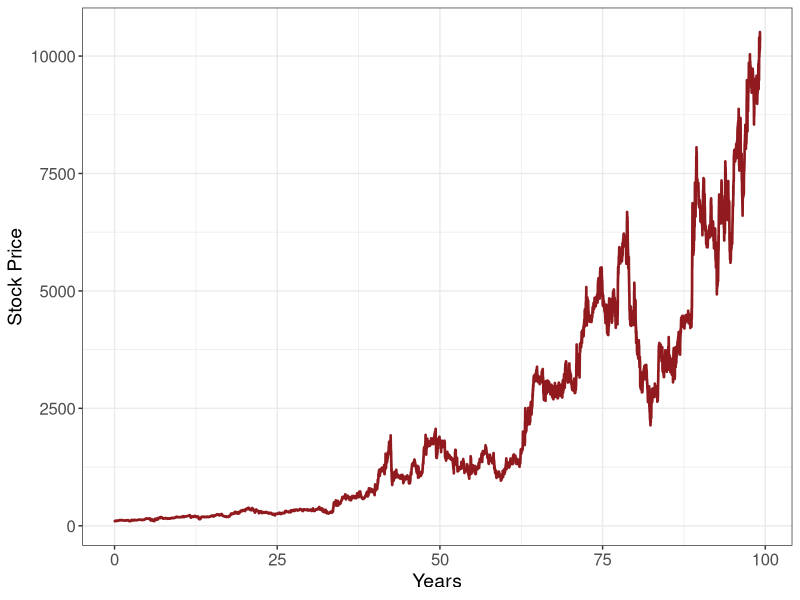

Write R code to recreate this figure.
# Continuous State-Space Simulation: BS–SSM (GBM)

# ---- Path ----
setwd("C:/Users/youss/OneDrive - University of Copenhagen/Master's Thesis/Experimentation")

# ---- Packages ----
library(ggplot2)
library(matrixStats)

# ---- Time step ----
dt <- 1/252

# ---- True parameters ----
n            <- 25000
mu_true      <- 0.05
sigma_true   <- 0.15
phi_s_true   <- 0.98
sigma_s_true <- 0.10
S0           <- 100

# ---- Simulation: latent AR(1) + state-dependent drift/vol ----
simulate_SSM_BS <- function(n, mu_true, sigma_true, phi_s_true, sigma_s_true, S0, dt = 1/252) {
  Z      <- numeric(n)
  logS   <- numeric(n)
  r      <- numeric(n - 1)
  
  Z[1]    <- 0.0
  logS[1] <- log(S0)
  
  for (i in 2:n) {
    Z[i] <- phi_s_true * Z[i - 1] + sigma_s_true * rnorm(1)
    
    mu_i    <- mu_true    * exp(Z[i])
    sigma_i <- sigma_true * exp(Z[i])
    
    incr     <- (mu_i - 0.5 * sigma_i^2) * dt + sigma_i * sqrt(dt) * rnorm(1)
    logS[i]  <- logS[i - 1] + incr
    r[i - 1] <- incr
  }
  
  S <- exp(logS)
  list(r = r, Z = Z, logS = logS, S = S)
}

# ---- Negative log-likelihood (Kitagawa grid; scaled forward recursion) ----
mllk_SSM_BS <- function(theta.star, x, m, bm, dt = 1/252) {
  phi_state   <- plogis(theta.star[1])
  sigma_state <- exp(theta.star[2])
  mu          <- theta.star[3]
  sigma       <- exp(theta.star[4])
  
  b      <- seq(-bm, bm, length = m + 1)
  h      <- b[2] - b[1]
  bstar  <- 0.5 * (b[-1] + b[-(m + 1)])
  
  Gamma <- matrix(0, m, m)
  for (i in 1:m) {
    Gamma[i, ] <- h * dnorm(bstar, mean = phi_state * bstar[i], sd = sigma_state)
  }
  
  delta <- h * dnorm(bstar, mean = 0, sd = sigma_state / sqrt(1 - phi_state^2))
  
  mean_vec <- (mu * exp(bstar) - 0.5 * (sigma * exp(bstar))^2) * dt
  sd_vec   <- (sigma * exp(bstar)) * sqrt(dt)
  
  Tn <- length(x)
  
  dens1 <- dnorm(x[1], mean = mean_vec, sd = sd_vec)
  foo   <- delta * dens1
  l     <- log(sum(foo))
  phi   <- foo / sum(foo)
  
  for (t in 2:Tn) {
    denst <- dnorm(x[t], mean = mean_vec, sd = sd_vec)
    foo   <- as.numeric(phi %*% Gamma) * denst
    st    <- sum(foo)
    l     <- l + log(st)
    phi   <- foo / st
  }
  
  return(-l)
}

# ---- Initial guess (transformed scale) ----
theta.start <- c(
  qlogis(phi_s_true),
  log(sigma_s_true),
  mu_true,
  log(sigma_true)
)

# ---- Fit settings ----
num_simulations <- 1
m_grid          <- 200
bm_grid         <- 3

fitted_params_SSM_BS <- matrix(NA_real_, nrow = num_simulations, ncol = length(theta.start))

# ---- Simulate and fit ----
for (i in seq_len(num_simulations)) {
  set.seed(i)
  cat(sprintf("[%d/%d]\n", i, num_simulations))
  
  sim <- simulate_SSM_BS(n, mu_true, sigma_true, phi_s_true, sigma_s_true, S0, dt)
  r   <- sim$r
  
  est_i <- tryCatch({
    fit <- nlm(
      f = mllk_SSM_BS,
      p = theta.start,
      x = r,
      m = m_grid,
      bm = bm_grid,
      dt = dt,
      print.level = 0
    )
    if (!is.finite(fit$minimum) || any(!is.finite(fit$estimate))) {
      stop("non-finite estimate from nlm")
    }
    fit$estimate
  }, error = function(e) {
    message(sprintf("Seed %d failed: %s — skipping and recording NA.", i, conditionMessage(e)))
    rep(NA_real_, length(theta.start))
  })
  
  fitted_params_SSM_BS[i, ] <- est_i
}

# ---- Back-transform ----
fitted_params_original_SSM_BS <- cbind(
  phi   = plogis(fitted_params_SSM_BS[, 1]),
  sigZ  = exp(fitted_params_SSM_BS[, 2]),
  mu    = fitted_params_SSM_BS[, 3],
  sigma = exp(fitted_params_SSM_BS[, 4])
)

SSM_BS_means <- colMeans(fitted_params_original_SSM_BS, na.rm = TRUE)
print(SSM_BS_means)

save(fitted_params_SSM_BS, file = "fitted_params_BSSSM.RData")

# ---- Summary: means + quantiles ----
q_probs  <- c(0.025, 0.05, 0.10, 0.25, 0.50, 0.75, 0.90, 0.95, 0.975)
q_labels <- paste0("q", sub("\\.?0+$","", format(q_probs*100, trim = TRUE)))

df <- fitted_params_original_SSM_BS
X  <- if (is.matrix(df)) {
  storage.mode(df) <- "double"; df
} else {
  as.matrix(df[sapply(df, is.numeric)])
}

if (is.null(colnames(X))) colnames(X) <- paste0("V", seq_len(ncol(X)))

means  <- colMeans(X, na.rm = TRUE)
quants <- matrixStats::colQuantiles(X, probs = q_probs, na.rm = TRUE)
colnames(quants) <- q_labels

SSM_BS_summary <- data.frame(
  parameter   = colnames(X),
  mean        = as.numeric(means),
  quants,
  check.names = FALSE,
  row.names   = NULL
)

SSM_BS_summary[1:2]

# ---- Plot helper ----
plot_price_path <- function(S, dt, title = NULL) {
  t_years <- (0:(length(S) - 1)) * dt
  
  df_plot <- data.frame(
    Years      = t_years,
    StockPrice = S
  )
  
  ggplot(df_plot, aes(x = Years, y = StockPrice)) +
    geom_line(linewidth = 0.9, color = "#901a1E") +
    labs(
      x = "Years",
      y = "Stock Price",
      title = title
    ) +
    theme_bw() +
    theme(
      plot.title   = element_text(size = 14, face = "plain", hjust = 0.5),
      axis.title.x = element_text(size = 14, face = "plain"),
      axis.title.y = element_text(size = 14, face = "plain"),
      axis.text.x  = element_text(size = 12),
      axis.text.y  = element_text(size = 12)
    )
}

# ---- Plot one simulated path ----
op <- options(scipen = 999)

S <- sim$S
p_bsssm <- plot_price_path(S, dt, title = NULL)
print(p_bsssm)

options(op)
